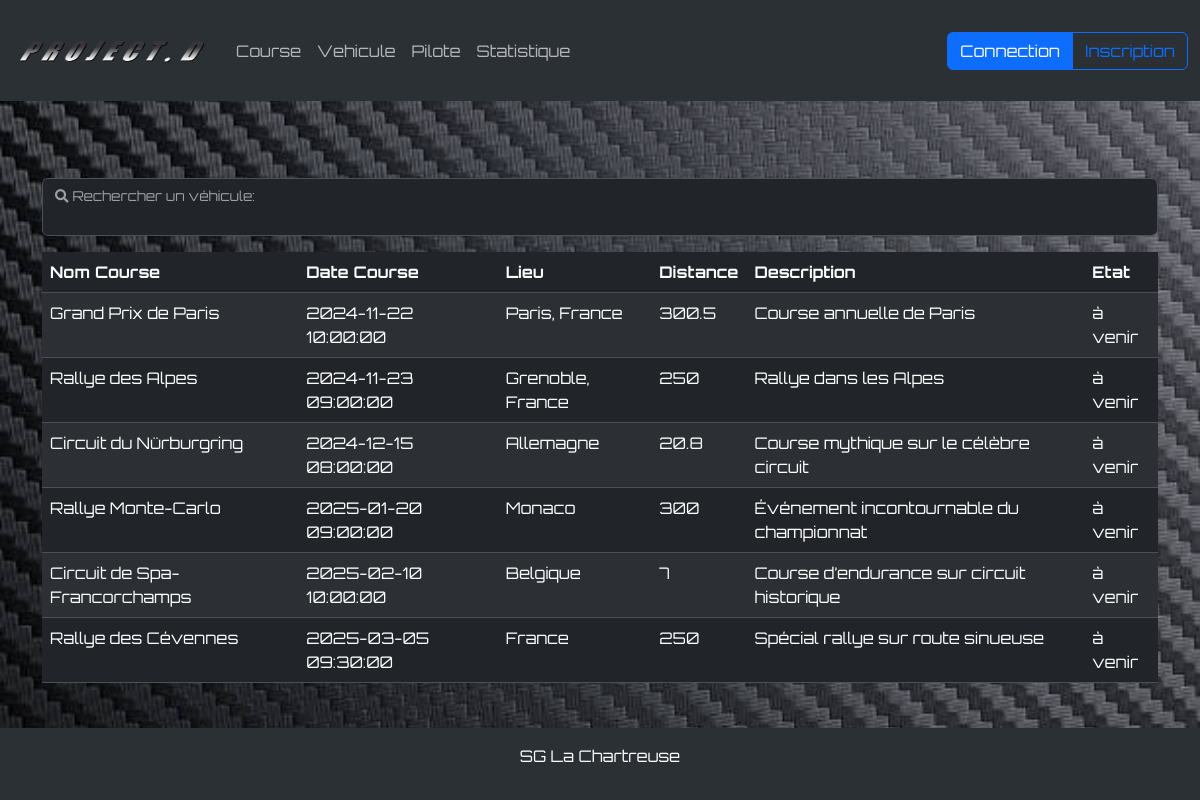
Screenshot of /WEBROOT2/courses with the database file from the repository.
### tables this page shows
CREATE TABLE IF NOT EXISTS `course` (
  `id` int NOT NULL AUTO_INCREMENT,
  `nom_course` varchar(150) NOT NULL,
  `date_course` datetime NOT NULL,
  `lieu` varchar(255) NOT NULL,
  `distance` float NOT NULL,
  `description` text,
  `etat` enum('à venir','en cours','terminée') NOT NULL DEFAULT 'à venir',
  PRIMARY KEY (`id`)
);

### controller/courses.php (called while the page is built, shortened)
<?php
class courses extends controller {
    public $course;
    function index() {
        $d = array();
        $d['cours'] = $this->course->getLast(999, null, null);
        $this->render('index');
    }
}

### core/model.php (called while the page is built, shortened)
<?php
class model {
    public $table;
    public $conf="default";
    public $db;
    function __construct() {
        $conf=conf::$databases[$this->conf];
        try {
            $this->db = new PDO(
                'mysql:host='.$conf['host'].
                ';dbname='.$conf['database'].';',
                $conf['login'],
                $conf['password'],
                array(	PDO::MYSQL_ATTR_INIT_COMMAND => 'SET NAMES utf8',
                    PDO::ATTR_ERRMODE => PDO::ERRMODE_WARNING));
        } catch (PDOException $e) {
            print "Erreur !: " . $e->getMessage() . "<br/>";
            die();
        }
    }
    function find($data, $fetchMode = PDO::FETCH_OBJ) {
        $fields = '*';
        $join = '';
        $condition = '';
        $order = 'id';
        $limit = '';
        if (isset($data["fields"])) {
            $fields = $data["fields"];
        }
        if (isset($data["condition"])) {
            $condition = $data["condition"];
        }
        if (isset($data["order"])) {
            $order = $data["order"];
        }
        if (isset($data["limit"])) {
            $limit = $data["limit"];
        }
        $sql =
            "SELECT DISTINCT " . $fields .
            " FROM " . $this->table . " " .
            $join .
            " WHERE 1=1 " . $condition .
            " ORDER BY " . $order .
            " " . $limit;
        $sth = $this->db->prepare($sql);
        if ($sth->execute()) {
            return $sth->fetchAll($fetchMode);
        } else {
            echo "<br> Erreur SQL <br>";
        }
    }
}

### model/course.php (called while the page is built, shortened)
<?php
class course extends model {
    function getLast($num = 6, $nom_course = null, $joinleft = null) {
        if (!empty($nom_course)) {
            $condition = " AND course.nom_course LIKE '%" . $nom_course . "%' OR course.lieu LIKE '%" . $nom_course . "%'";
        } else {
            $condition = "";
        }
        return $this->find(array(
            "fields" => "course.*",
            "condition" => $condition,
            "order" => "id ASC",
            "limit" => "LIMIT " . intval($num),
        ));
    }
}

### views/courses/indexAjax.php (the view, shortened to what this page needs)
<div class="row" id="listCourse">
    <div class="col-12">
        <table class="table table-striped table-hover">
            <thead>
                <tr>
                    <th scope="col">Nom Course</th>
                    <th scope="col">Date Course</th>
                    <th scope="col">Lieu</th>
                    <th scope="col">Distance</th>
                    <th scope="col">Description</th>
                    <th scope="col">Etat</th>
                </tr>
            </thead>
            <tbody>
                <?php foreach ($cours as $c) : ?>
                    <tr>
                        <td <?php if ($this->Session->isLogged()) echo 'contenteditable="true" data-field="nom_course" data-id="'.$c->id.'"'; ?>>
                            <?= htmlspecialchars($c->nom_course) ?>
                        </td>
                        <td <?php if ($this->Session->isLogged()) echo 'contenteditable="true" data-field="date_course" data-id="'.$c->id.'"'; ?>>
                            <?= htmlspecialchars($c->date_course) ?>
                        </td>
                        <td <?php if ($this->Session->isLogged()) echo 'contenteditable="true" data-field="lieu" data-id="'.$c->id.'"'; ?>>
                            <?= htmlspecialchars($c->lieu) ?>
                        </td>
                        <td <?php if ($this->Session->isLogged()) echo 'contenteditable="true" data-field="distance" data-id="'.$c->id.'"'; ?>>
                            <?= htmlspecialchars($c->distance) ?>
                        </td>
                        <td <?php if ($this->Session->isLogged()) echo 'contenteditable="true" data-field="description" data-id="'.$c->id.'"'; ?>>
                            <?= htmlspecialchars($c->description) ?>
                        </td>
                        <td <?php if ($this->Session->isLogged()) echo 'contenteditable="true" data-field="etat" data-id="'.$c->id.'"'; ?>>
                            <?= htmlspecialchars($c->etat) ?>
                        </td>
                    </tr>
                <?php endforeach; ?>
            </tbody>
        </table>
    </div>
</div>

### webroot/css/acceuil.css (style rules this page uses)
body { background-size: cover; background-repeat: no-repeat; background-attachment: fixed; background-position: center; margin: 0; color: #fff; font-family: 'orbitron', sans-serif; }
html, body { height: 100%; margin: 0; display: flex; flex-direction: column; }

### rows the page displays
course: nom_course "Grand Prix de Paris", date_course "2024-11-22 10:00:00", lieu "Paris, France", distance "300.5", description "Course annuelle de Paris", etat "à venir"
course: nom_course "Rallye des Alpes", date_course "2024-11-23 09:00:00", lieu "Grenoble, France", distance "250", description "Rallye dans les Alpes", etat "à venir"
course: nom_course "Circuit du Nürburgring", date_course "2024-12-15 08:00:00", lieu "Allemagne", distance "20.8", description "Course mythique sur le célèbre circuit", etat "à venir"
course: nom_course "Rallye Monte-Carlo", date_course "2025-01-20 09:00:00", lieu "Monaco", distance "300", description "Événement incontournable du championnat", etat "à venir"
course: nom_course "Circuit de Spa-Francorchamps", date_course "2025-02-10 10:00:00", lieu "Belgique", distance "7", description "Course d’endurance sur circuit historique", etat "à venir"
course: nom_course "Rallye des Cévennes", date_course "2025-03-05 09:30:00", lieu "France", distance "250", description "Spécial rallye sur route sinueuse", etat "à venir"
